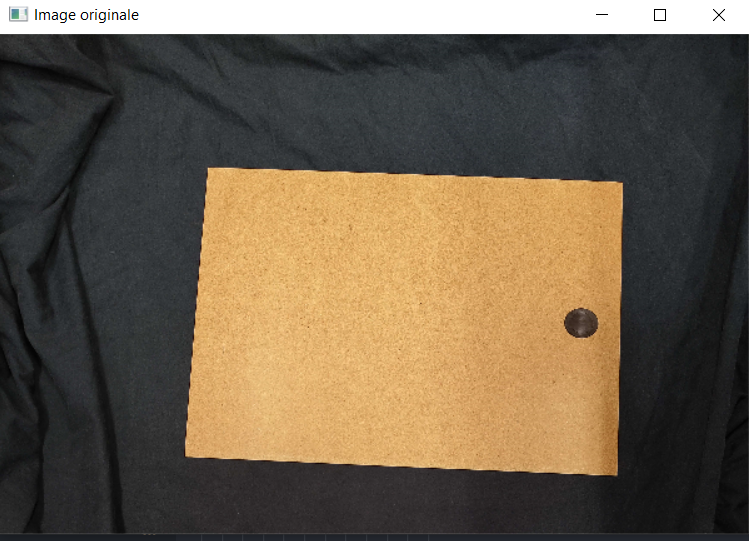
#> input picture screen/couleur.png, 749 x 541 px
$ python -i plate_color.py   (imports and definitions only)
#> lines starting #> are read from the running program, lines starting #| are printed output that depends on the picture; after the words box and inside, x2 and y2 are one past the last pixel; in counts of white or black regions, pixels touching at a corner belong together
import cv2
import numpy as np
import json
import os

def determine_plate_color(image_path, screen=False):
    """
    Détermine la couleur dominante d'une plaque d'immatriculation à partir d'une image.

    Paramètres :
    - image_path (str) : Chemin vers le fichier image.
    - screen (bool) : Si True, affiche l'image avec les masques blanc et brun.

    Renvoie :
    - str ou None : "Blanche" si la plaque est de couleur blanche (crème), "Brune" si la plaque est de couleur brune (carton), ou None si la détection est impossible.
    """
#> called with image_path = 'screen/couleur.png', screen = False
    image = cv2.imread(image_path)
#> image is the input picture: shape (541, 749, 3); mean B, G, R 75.9, 95, 109.2
    lab_image = cv2.cvtColor(image, cv2.COLOR_BGR2LAB)
#> lab_image: shape (541, 749, 3); mean of channels 0, 1, 2 100.8, 131.1, 139.6

    # Redimensionner l'image à 600x400 pixels
    image = cv2.resize(image, (600, 400))
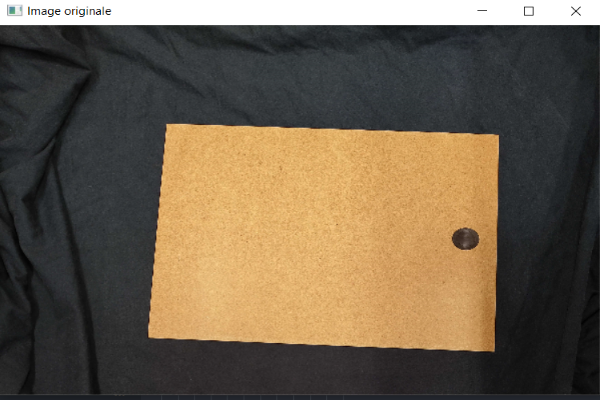
#> image: shape (400, 600, 3); mean B, G, R 75.8, 94.9, 109.1

    lower_white = np.array([200, 128, 128], dtype=np.uint8)
    upper_white = np.array([255, 143, 143], dtype=np.uint8)

    lower_brown = np.array([20, 128, 128], dtype=np.uint8)
    upper_brown = np.array([40, 143, 143], dtype=np.uint8)

    white_mask = cv2.inRange(lab_image, lower_white, upper_white)
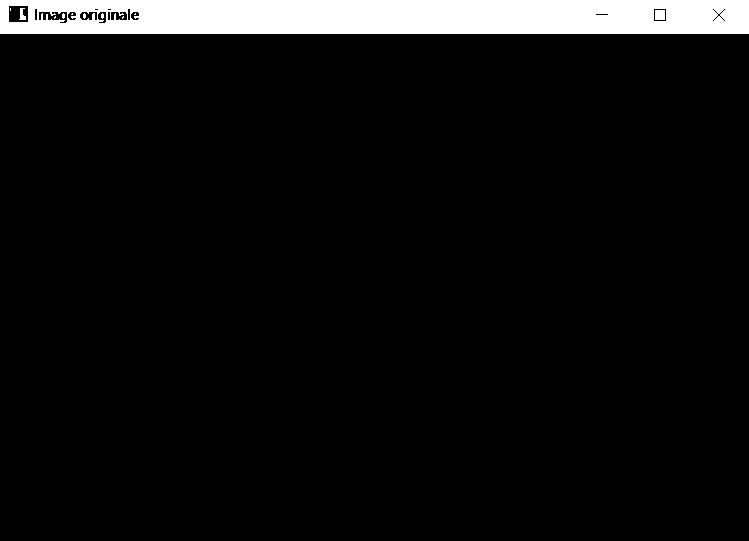
#> white_mask: shape (541, 749); 6.1% white; 11 white regions (8 under 20 px), largest, box (x1, y1, x2, y2) and area: (0, 0, 749, 34) 24359, (655, 10, 665, 20) 100, (19, 8, 26, 20) 52
    brown_mask = cv2.inRange(lab_image, lower_brown, upper_brown)
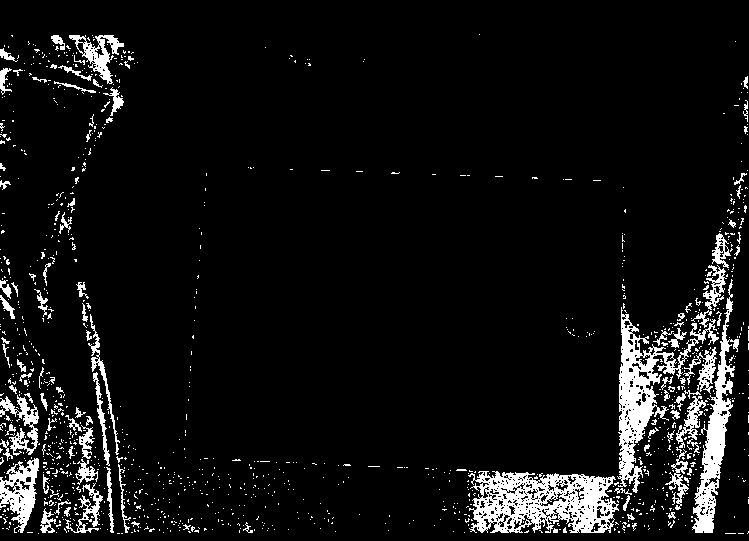
#> brown_mask: shape (541, 749); 7.1% white; 1198 white regions (1094 under 20 px), largest, box (x1, y1, x2, y2) and area: (468, 471, 619, 533) 5772, (617, 307, 719, 493) 4376, (692, 279, 739, 533) 3158

    white_pixel_count = cv2.countNonZero(white_mask)
#> white_pixel_count = 24570
    brown_pixel_count = cv2.countNonZero(brown_mask)
#> brown_pixel_count = 28633

    if white_pixel_count > brown_pixel_count:
        plate_color = "Blanche"
    elif brown_pixel_count > white_pixel_count:
        plate_color = "Brune"
    else:
        plate_color = "Erreur"

    if screen:
        cv2.imshow("Image originale", image)
        cv2.waitKey(0)
        cv2.destroyAllWindows()

    filename = os.path.basename(image_path)

    try:
        with open("data.json", "r") as json_file:
#> (reads data.json from the repository)
            json_data = json.load(json_file)
    except (FileNotFoundError, json.JSONDecodeError):
        json_data = {}

    # Utilisez la méthode setdefault pour éviter une clé inexistante
    json_data.setdefault(filename, {})["couleur"] = plate_color

    with open("data.json", "w") as json_file:
        json.dump(json_data, json_file)

    return plate_color

"""
# Exemple d'utilisation
image_path = "./fichierImage/1.png"
plate_color = determine_plate_color(image_path, screen=True)

if plate_color is not None:
    print(f"La plaque est de couleur : {plate_color}")
else:
    print("Impossible de déterminer la couleur de la plaque.")
"""

>>> result = determine_plate_color('screen/couleur.png')
